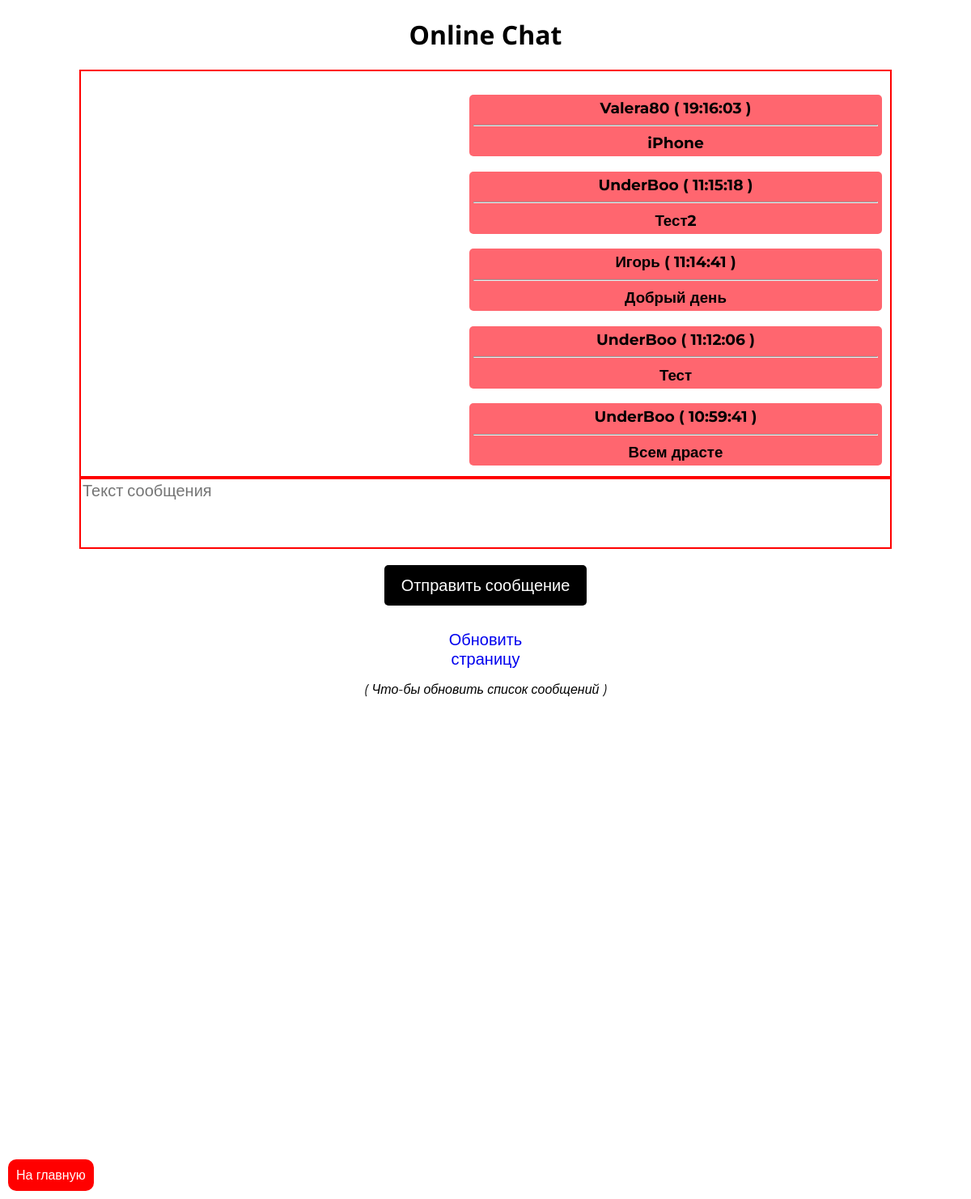
The app's page /chat/ (signed in) with its own data.
### app.py (models this page shows, shortened)
class MessagesModel(db.Model):
	__tablename__ = 'messages'
	id_message = db.Column(db.Integer(), primary_key=True)
	message = db.Column(db.Text())
	user_nick = db.Column(db.String(100))
	send_to = db.Column(db.DateTime(), default=datetime.utcnow)
	send_to_str = db.Column(db.String(100), default=datetime.utcnow)

### app.py (the view, shortened to what this page needs)
@app.route("/chat/", methods=["GET", "POST"])
@login_required
def Chat():
	TimeData = []
	data = db.session.query(MessagesModel).order_by(-MessagesModel.id_message)
	for i in data:
		ID = i.id_message
		if i.send_to_str:
			Time = str(i.send_to_str)
			TimeConv1 = Time.split()[1] # часы
			TimeConv2 = Time.split()[0] # дата
			TimeHour = TimeConv1.split(".")[0]
			TimeData.append({'id': ID ,'timeHour': TimeHour, 'timeDay': TimeConv2[:10]})
	print(TimeData)
	form = ChatForm()
	return render_template("chat.html", form=form, data=data, TimeData = TimeData)

### forms.py
class ChatForm(FlaskForm):
    message = TextAreaField("Текст сообщения", validators=[DataRequired()])
    submit = SubmitField("Отправить сообщение")

### app.py (called while the page is built)
@login_manager.user_loader
def load_user(id):
	return db.session.query(UserModel).get(id)

### templates/chat.html (shortened to what this page needs)
<!DOCTYPE html>
<html lang="en">
<head>
    <link rel="stylesheet" href="{{ url_for('static', filename='css/chat.css') }}">
</head>
<body>
        <h1 id="head" >Online Chat</h1>
        <div id="field">
            <div id="messages" >
                {% for i in data %}
                    {% if data %}
                                {% if i.user_nick == current_user.nick %}
                                        <h3 id="myMessage" >
                                            {{ i.user_nick }}
                                            {% for j in TimeData %}
                                            {% if j['id'] == i.id_message  %}
                                                ( {{ j['timeHour'] }} )
                                            {% endif %}
                                            {% endfor %}
                                        <hr>
                                            {{ i.message }}
                                        </h3>
                                        {% else %}
                                        <h3 id="otherMessage" >
                                            {{ i.user_nick }}
                                            {% for j in TimeData %}
                                            {% if j['id'] == i.id_message  %}
                                                ( {{ j['timeHour'] }} )
                                            {% endif %}
                                            {% endfor %}
                                        <hr>
                                            {{ i.message }}
                                        </h3>
                                {% endif %}
                    {% endif %}
                {% endfor %}
            </div>
        </div>
    <form method="POST">
        {{ form.message(id="message", placeholder="Текст сообщения") }}
        {{ form.submit(id="submit") }}
    </form>
        <a id="updatePage" href="/chat/" type="button">Обновить страницу</a>
        <p id="helpText" >( Что-бы обновить список сообщений )</p>
        <a id="link" href="/">На главную</a>
</body>
</html>

### static/css/chat.css (style rules this page uses)
#head { width: 200px; text-align: center; margin-left: auto; margin-right: auto; font-family: 'Open Sans', sans-serif; }
#field { overflow: auto; width: 1000px; height: 500px; border: 2px red solid; margin-left: auto; margin-right: auto; }
#message { font-size: 20px; font-family: 'Roboto', sans-serif; width: 996px; margin-left: auto; margin-right: auto; display: block; outline: none; border: 2px red solid; resize: none; height: 80px; }
#submit { transition: 0.5s; font-family: 'Roboto', sans-serif; margin-top: 20px; width: 250px; height: 50px; font-size: 20px; outline: none; margin-left: auto; margin-right: auto; display: block; border: none; background-color: black; border-radius: 5px; color: white; }
#otherMessage { text-align: center; width: 500px; margin-left: auto; margin-right: 0; border-radius: 5px; padding: 5px; background-color: rgba(255, 0, 16, 0.6); }
#messages { padding: 10px; font-family: 'Montserrat', sans-serif; }
#updatePage { font-family: 'Montserrat', sans-serif; text-decoration: none; margin-top: 30px; width: 150px; display: block; margin-left: auto; margin-right: auto; text-align: center; font-size: 20px; }
#link { font-family: 'Montserrat', sans-serif; text-decoration: none; color: white; padding: 10px; background-color: red; border-radius: 10px; position: fixed; left: 0; bottom: 0; margin-left: 10px; margin-bottom: 10px; }
#helpText { font-family: 'Montserrat', sans-serif; margin-right: auto; margin-left: auto; text-align: center; font-style: italic; }

### records on screen
MessagesModel: user_nick "Valera80", timeHour "19:16:03", message "iPhone"
MessagesModel: user_nick "UnderBoo", timeHour "11:15:18", message "Тест2"
MessagesModel: user_nick "Игорь", timeHour "11:14:41", message "Добрый день"
MessagesModel: user_nick "UnderBoo", timeHour "11:12:06", message "Тест"
MessagesModel: user_nick "UnderBoo", timeHour "10:59:41", message "Всем драсте"
